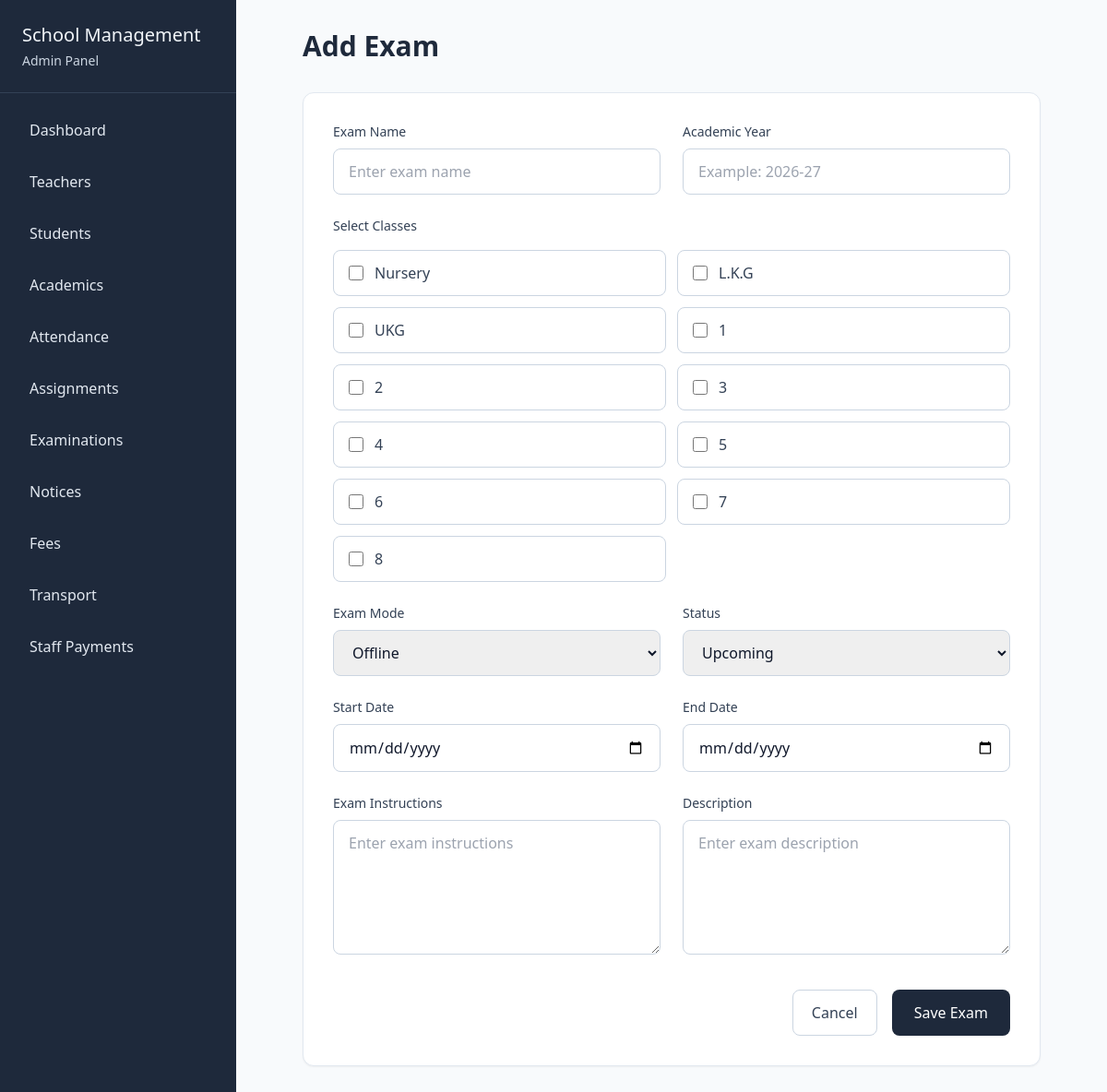
The app's page /examination/insert/exam/ with its own data.
### academics/models.py (models this page shows, shortened)
class SchoolClass(models.Model):
    name = models.CharField(max_length=50)

### examination/views.py (the view, shortened to what this page needs)
# urls.py: path("insert/exam/", views.insert_exam, name="insert_exam"),
def insert_exam(req):
    data = {
        "schoolclasses" : SchoolClass.objects.all(),
        "exam_modes" : Exam.EXAM_MODE,
        "exam_status" : Exam.EXAM_STATUS
    }
    return render(req, "examination/insert_exam.html", data)

### examination/templates/examination/insert_exam.html (shortened to what this page needs)
{% extends 'school_admin/base.html' %}
{% block content %}
<div class="flex-1 p-8">
    <div class="px-10">
        <h1 class="text-3xl font-semibold text-slate-800 mb-8">Add Exam</h1>
        <div class="bg-white rounded-xl border border-slate-200 shadow-sm p-8">
            <form method="POST">
                <div class="grid grid-cols-1 md:grid-cols-2 gap-6">
                    <div>
                        <label class="block text-sm font-medium text-slate-700 mb-2">Exam Name</label>
                        <input type="text" name="exam_name" value="{{exam.exam_name}}" required placeholder="Enter exam name" class="w-full border border-slate-300 rounded-lg px-4 py-3">
                    </div>
                    <div>
                        <label class="block text-sm font-medium text-slate-700 mb-2">Academic Year</label>
                        <input type="text" name="academic_year" value="{{exam.academic_year}}" required placeholder="Example: 2026-27" class="w-full border border-slate-300 rounded-lg px-4 py-3">
                    </div>
                    <div class="md:col-span-2">
                        <label class="block text-sm font-medium text-slate-700 mb-4">Select Classes</label>
                        <div class="grid grid-cols-2 gap-3">
                            {% for schoolclass in schoolclasses %}
                                <label class="flex items-center gap-3 border border-slate-300 rounded-lg px-4 py-3 cursor-pointer hover:bg-slate-50">
                                    <input type="checkbox" name="schoolclasses" value="{{ schoolclass.id }}" class="w-4 h-4" {% if schoolclass in exam.schoolclass.all %}checked{% endif %}>
                                    <span class="text-slate-700">{{ schoolclass.name }}</span>
                                </label>
                            {% endfor %}
                        </div>
                    </div>
                    <div>
                        <label class="block text-sm font-medium text-slate-700 mb-2">Exam Mode</label>
                        <select name="mode" required class="w-full border border-slate-300 rounded-lg px-4 py-3">
                            {% for value, label in exam_modes %}
                                <option value="{{ value }}" {% if exam.mode == value %}selected{% endif %}>
                                    {{ label }}
                                </option>
                            {% endfor %}
                        </select>
                    </div>
                    <div>
                        <label class="block text-sm font-medium text-slate-700 mb-2">Status</label>
                        <select name="status" required class="w-full border border-slate-300 rounded-lg px-4 py-3">
                            {% for value, label in exam_status %}
                                <option value="{{ value }}" {% if exam.status == value %}selected{% endif %}>
                                    {{ label }}
                                </option>
                            {% endfor %}
                        </select>
                    </div>
                    <div>
                        <label class="block text-sm font-medium text-slate-700 mb-2">Start Date</label>
                        <input type="date" name="start_date" value="{{exam.start_date|date:"Y-m-d"}}" required class="w-full border border-slate-300 rounded-lg px-4 py-3">
                    </div>
                    <div>
                        <label class="block text-sm font-medium text-slate-700 mb-2">End Date</label>
                        <input type="date" name="end_date" value="{{exam.end_date|date:"Y-m-d"}}" required class="w-full border border-slate-300 rounded-lg px-4 py-3">
                    </div>
                    <div>
                        <label class="block text-sm font-medium text-slate-700 mb-2">Exam Instructions</label>
                        <textarea name="instructions" rows="5" placeholder="Enter exam instructions" class="w-full border border-slate-300 rounded-lg px-4 py-3">{{exam.instructions}}</textarea>
                    </div>
                    <div>
                        <label class="block text-sm font-medium text-slate-700 mb-2">Description</label>
                        <textarea name="description" rows="5" placeholder="Enter exam description" class="w-full border border-slate-300 rounded-lg px-4 py-3">{{exam.description}}</textarea>
                    </div>
                </div>
                <div class="flex justify-end gap-4 mt-8">
                    <a href="" class="px-5 py-3 rounded-lg border border-slate-300 text-slate-700 font-medium hover:bg-slate-50">Cancel</a>
                    <button type="submit" class="px-6 py-3 rounded-lg bg-slate-800 text-white font-medium hover:bg-slate-700">Save Exam</button>
                </div>
            </form>
        </div>
    </div>
</div>
{% endblock content %}

### records on screen
SchoolClass: name "Nursery"
SchoolClass: name "L.K.G"
SchoolClass: name "UKG"
SchoolClass: name "1"
SchoolClass: name "2"
SchoolClass: name "3"
SchoolClass: name "4"
SchoolClass: name "5"
SchoolClass: name "6"
SchoolClass: name "7"
SchoolClass: name "8"

### other values on screen
form field mode "Offline"
form field status "Upcoming"
